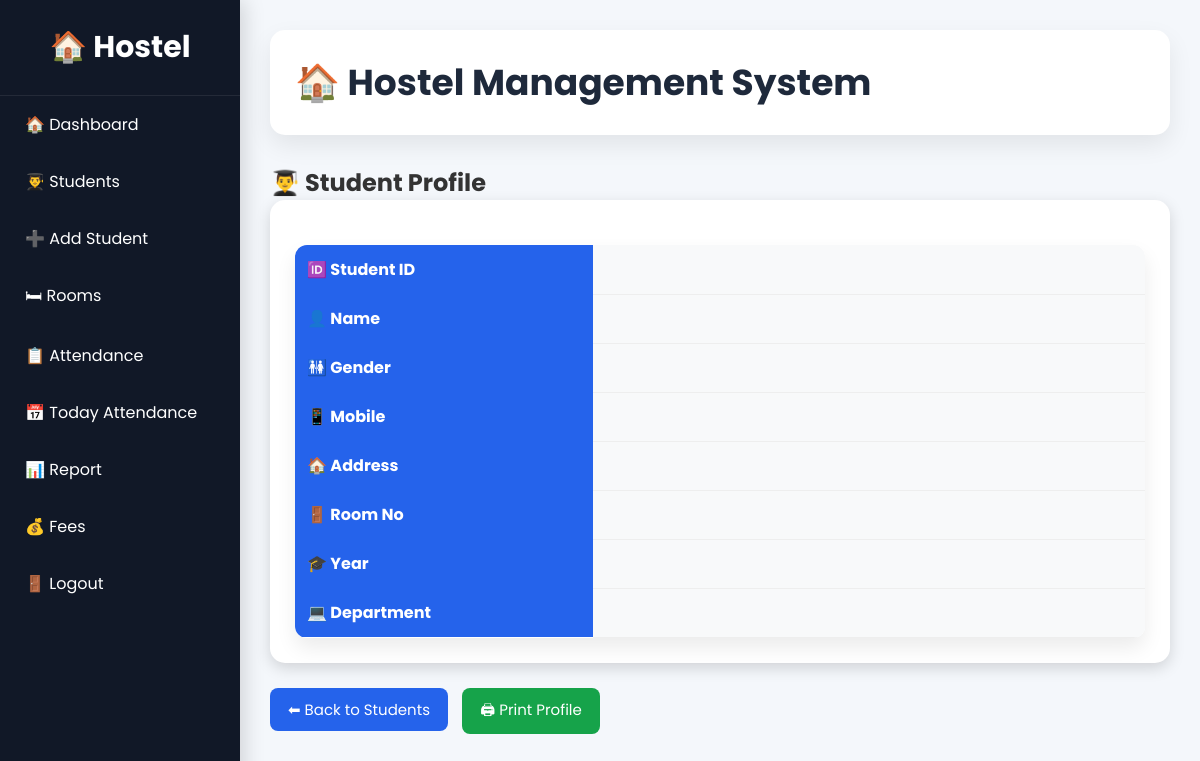
The app's page /student/2 (signed in), older data.
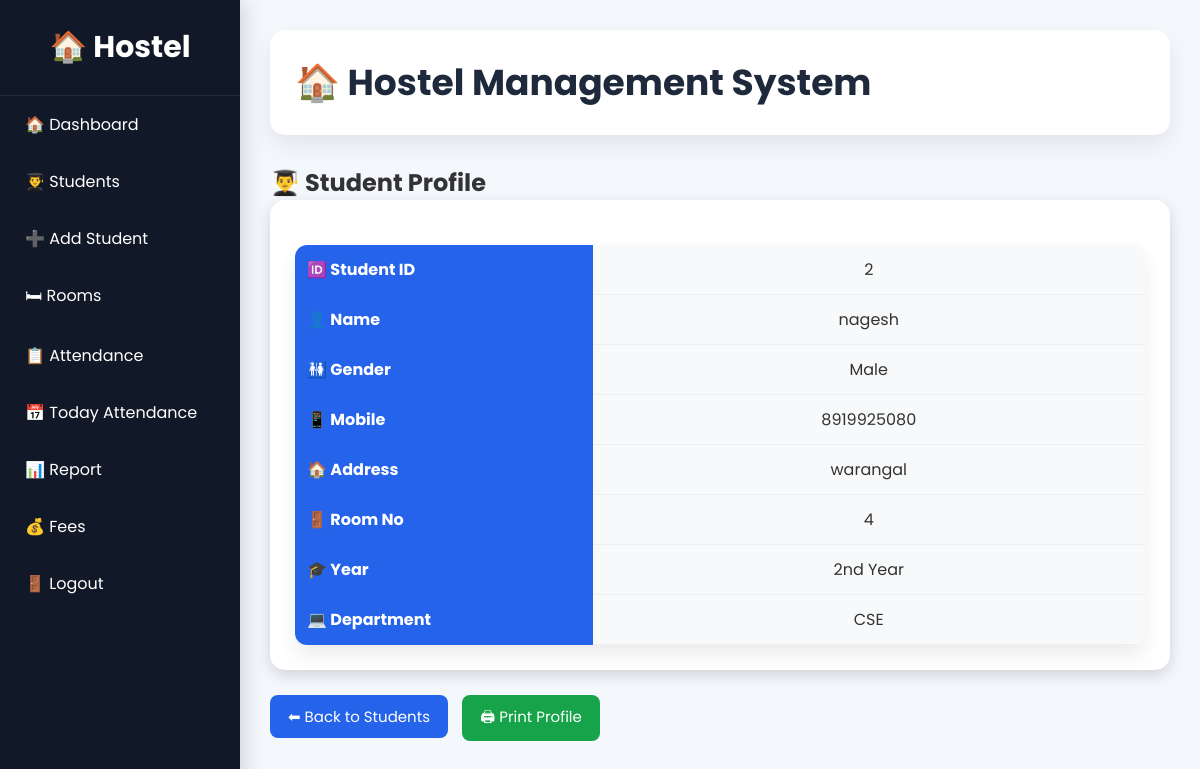
The same page, newer data.
### tables this page shows
CREATE TABLE students (
        id INTEGER PRIMARY KEY AUTOINCREMENT,
        name TEXT,
        gender TEXT,
        mobile TEXT,
        address TEXT,
        room_no INTEGER,
        year TEXT,
        department TEXT
    );

### app.py (the view)
@app.route("/student/<int:id>")
def student_profile(id):
    if not is_logged_in():
        return redirect(url_for("login"))
    conn = get_db()
    cursor = conn.cursor()
    cursor.execute(
        "SELECT * FROM students WHERE id=?",
        (id,)
    )
    student = cursor.fetchone()
    conn.close()
    return render_template(
        "student_profile.html",
        student=student
    )

### app.py (called while the page is built)
def is_logged_in():
    return "user" in session

### database.py (called while the page is built)
def get_db():
    conn = sqlite3.connect(DATABASE)
    conn.row_factory = sqlite3.Row
    return conn

### templates/student_profile.html (shortened to what this page needs)
{% extends "layout.html" %}
{% block content %}
<div class="profile-container">
    <h2>👨‍🎓 Student Profile</h2>
    <div class="profile-card">
        <table class="profile-table">
            <tr>
                <th>🆔 Student ID</th>
                <td>{{ student.id }}</td>
            </tr>
            <tr>
                <th>👤 Name</th>
                <td>{{ student.name }}</td>
            </tr>
            <tr>
                <th>🚻 Gender</th>
                <td>{{ student.gender }}</td>
            </tr>
            <tr>
                <th>📱 Mobile</th>
                <td>{{ student.mobile }}</td>
            </tr>
            <tr>
                <th>🏠 Address</th>
                <td>{{ student.address }}</td>
            </tr>
            <tr>
                <th>🚪 Room No</th>
                <td>{{ student.room_no }}</td>
            </tr>
            <tr>
                <th>🎓 Year</th>
                <td>{{ student.year }}</td>
            </tr>
            <tr>
                <th>💻 Department</th>
                <td>{{ student.department }}</td>
            </tr>
        </table>
    </div>
    <br>
    <a href="{{ url_for('students') }}" class="btn btn-primary">
        ⬅ Back to Students
    </a>
    <button onclick="window.print()" class="btn btn-success">
        🖨 Print Profile
    </button>
</div>
{% endblock %}

Row changes from the older to the newer data that the page shows:
added students: id "2", name "nagesh", gender "Male", mobile "8919925080", address "warangal", room_no "4", year "2nd Year", department "CSE"
